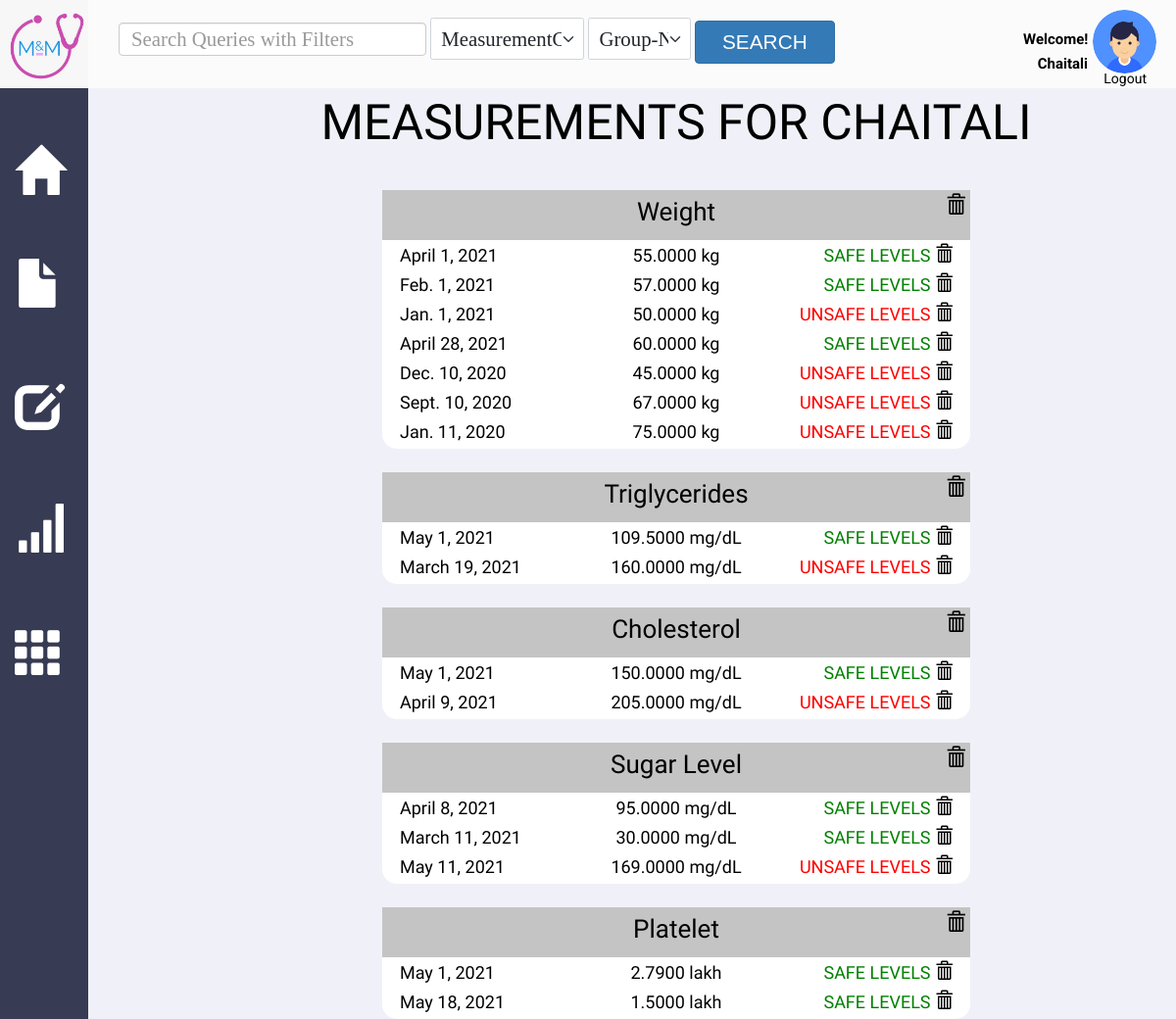
The page /measure/view/ (signed in) on the database its author committed.
### Measurement/models.py (models this page shows)
class Measurement(models.Model):
    date = models.DateTimeField()
    magnitude = models.DecimalField(max_digits=10, decimal_places=4)
    group = models.ForeignKey(MeasurementGroup, on_delete=models.CASCADE)

class MeasurementGroup(models.Model):
    user = models.ForeignKey(User, on_delete=models.CASCADE)
    name = models.CharField(max_length=100)
    unit = models.CharField(max_length=100)
    lower_bound = models.DecimalField(max_digits=10, decimal_places=4)
    upper_bound = models.DecimalField(max_digits=10, decimal_places=4)

### Measurement/views.py (the view)
# urls.py: path('view/', views.view_measurements, name="view_measurements"),
def view_measurements(request):
    user = request.user
    if user.is_authenticated:
        grps = MeasurementGroup.objects.filter(user=user)
        measurements = []
        for grp in grps:
            m = Measurement.objects.filter(group=grp)
            arr = []
            for i in m:
                arr.append(i)
            measurements.append(arr)
        return render(request, "view_measurements.html", {'measurements': measurements})
    return redirect('/login')

### Measurement/templates/view_measurements.html (shortened to what this page needs)
{% extends "base_page.html" %}
{% load static %}
{% block content %}
<div class = "v553_86">
    <div class = "v553_87">
        <div class="measure_for">
            Measurements for {{user}}
        </div>
        {% for grp in measurements %}
            <div class="gray_bar">
                {% for msr in grp|slice:":1" %}
            <div class="measure_name">
                {{msr.group.name}}
			    <a href="/measure/delete/group/{{ msr.group.pk }}/" style="text-decoration: none; color: inherit;" onclick="return confirmation()">
                    <span class="glyphicon glyphicon-trash" id="delete-icon"></span>
                </a>
            </div>
            {% endfor %}
            </div>
            <div class="records">
                {% for msr in grp %}
                <p>
                    <span class="date_recorded">
                        {{msr.date.date}}
                    </span>
                    <span class="magnitude">
                        {{msr.magnitude}} {{msr.group.unit}}
                    </span>
                    <span class="safe_unsafe">
                        {% if msr.magnitude < msr.group.lower_bound or msr.magnitude > msr.group.upper_bound %}
                        <span class="unsafe">UNSAFE LEVELS</h5>
                            {% else %}
                        <span class="safe">SAFE LEVELS</h5>
                            {% endif %}
                    </span>
			            <a href="/measure/delete/{{ msr.pk }}/" style="text-decoration: none; color: inherit;" onclick="return confirmation()">
                            <span class="glyphicon glyphicon-trash" class="delete-icon2"></span>
                        </a>
                </p>
                <br>
                {% endfor %}
            </div>
        {% endfor %}
    </div>
</div>
{% endblock %}

### UserProfile/templates/base_page.html (shortened to what this page needs)
{% load static %}
<!DOCTYPE html>
<html>
    <head>
        <link href="{% static 'css/base_page.css' %}" rel="stylesheet" />
        <link href="{% static 'css/medicines_main.css' %}" rel="stylesheet" />
        <link href="{% static 'css/show_med.css' %}" rel="stylesheet"/>
        <link href="{% static 'css/dashboard1.css' %}" rel="stylesheet" />
        <link href="{% static 'css/allergy_form.css' %}" rel="stylesheet" />
        <link href="{% static 'css/allergy_main.css' %}" rel="stylesheet"/>
        <link href="{% static 'css/report_view.css' %}" rel="stylesheet" />
        <link href="{% static 'css/report_form.css' %}" rel="stylesheet" />
        <link href="{% static 'css/record_view.css' %}" rel="stylesheet" />
        <link href="{% static 'css/record_form.css' %}" rel="stylesheet" />
        <link href="{% static 'css/measurement.css' %}" rel="stylesheet" />
        <link href="{% static 'css/measurement_group_form.css' %}" rel="stylesheet" />
        <link href="{% static 'css/medicine_form.css' %}" rel="stylesheet" />
        <link href="{% static 'css/chart.css' %}" rel="stylesheet" />
        <link href="{% static 'css/blog.css' %}" rel="stylesheet" />
        <link rel="stylesheet" href="https://maxcdn.bootstrapcdn.com/bootstrap/3.3.7/css/bootstrap.min.css">
        <link href="{% static 'css/add_files.css' %}" rel="stylesheet" />
        <link href="{% static 'css/view_record.css' %}" rel="stylesheet" />
        <link href="{% static 'css/view_allergy.css' %}" rel="stylesheet" />
        <link href="{% static 'css/view_report.css' %}" rel="stylesheet" />
        <link href="https://cdn.jsdelivr.net/npm/bootstrap@5.0.0/dist/css/bootstrap.min.css" rel="stylesheet">
        <link rel="stylesheet" href="https://maxcdn.bootstrapcdn.com/bootstrap/3.3.7/css/bootstrap.min.css">
        <link rel="stylesheet" href="https://maxcdn.bootstrapcdn.com/bootstrap/3.4.0/css/bootstrap.min.css">
        <link rel="stylesheet" href="https://maxcdn.bootstrapcdn.com/bootstrap/3.4.0/css/bootstrap.min.css">
    </head>
    <body>
        <div class="v414_65">
            <div class= "upper_bar">
            <div class="search_form">
            <nav class="navbar navbar-expand-lg navbar-light bg-transparent" >
              <div class="container-fluid">
                  <div class="collapse navbar-collapse" id="navbarSupportedContent">
                  <form action="{% url 'search' %}" method="GET">
                    <input type="text" class="form-control" style="max-width: 30%; font-family: Georgia; font-size: 2vh;" name="search-query" id="search-query" placeholder="Search Queries with Filters">
                    <select class="form-select form-select-lg mb-3" style="font-family: Georgia; font-size: 2vh; max-width: 15%; display: inline;" id="search-for" onchange="setAttributesForModel()" name="search-for">
                        <option value="MeasurementGroup">MeasurementGroup</option>
                    </select>
                    <select class="form-select form-select-lg mb-3" style="font-family: Georgia; font-size: 2vh; max-width: 10%; display: inline;" id="search-by" name="search-by" onchange="setPlaceholders()">
                        <option class="attributes MeasurementGroup" value="Group-Name">Group-Name</option>
                    </select>
                    <button class="btn btn-primary" type="submit" onclick="btnclicked()" style="font-family: Helvetica; font-size: 2vh; max-width: 142.5px; display: inline;">Search</button>
                  </form>
                </div>
              </div>
            </nav>
        </div>
            </div>
            <div class="v414_66"></div>
                <a class="glyphicon glyphicon-home" href="/dashboard" id= "icon0" title="Dashboard"> </a>
                <a class="glyphicon glyphicon-file" href="/record/add" id= "icon1" title="Add Record"> </a>
                <a class="glyphicon glyphicon-edit" href="/report/add" id="icon2" title="Add Report"></a>
                <a class="glyphicon glyphicon-signal" href="/measure/add-measurement/" id="icon3" title="Add Measurements"></a>
                <a class="glyphicon glyphicon-th" href="/medicine/" id="icon4" title="Your Medicines"></a>
            <div class="v414_71">
                {% block content %}
                {% endblock content%}
            </div>
            <a class="v414_73" href="/dashboard"></a>
            </div>
            <div class="v414_88">
            </div>
                            <span class="v414_90">Welcome!</span>
                {% if user.is_authenticated %}
                <span class="name"> <span class="v414_89">{{user}}</span></span>
                    <span class="v277_74">
                    <a class="" style = " font-weight: Medium ; color: black; font-family: "Roboto" ; font-size: 14px" href="/logout">Logout</a>
                    </span>
                {% else %}
                    <span class="v277_74">
                    <a class="" style = " font-weight: Medium ; color: black; font-family: "Roboto" ; font-size: 14px" href="/login">Login</a>
                    </span>
                {% endif %}
    </body>
</html>

### static/css/base_page.css (style rules this page uses)
* { box-sizing: border-box; }
body { font-size: 14px; background: rgba(255,255,255,1); }
.search_form { margin-left: 90px; margin-top: 12px; min-width: 750px; }
.upper_bar { background: rgb(251 251 251); width: 100%; height: 100px; position: absolute; }
.v414_65 { width: 100%; height: 100%; background: rgb(240,242,249); opacity: 1; position: absolute; top: 0px; left: 0px; overflow: hidden; }
.v414_66 { width: 90px; height: 100%; background: rgba(55,59,83,1); opacity: 1; position: absolute; top: 90px; left: 0px; overflow: hidden; }
.name { color: #fff; width: 100%; }
.v414_71 { width: 100%; height: 100%; background: #F0F2F9; opacity: 1; position: absolute; top: 90px; left: 90px; overflow: scroll; margin-bottom: 90px; margin-right: 90px; }
.v414_73 { width: 80px; height: 70px; background: url("../images/logo.png"); background-repeat: no-repeat; background-position: center center; background-size: cover; opacity: 1; position: absolute; top: 12px; left: 8px; overflow: hidden; }
.v414_88 { width: 65px; height: 65px; background: url("../images/avatar.jpg"); background-repeat: no-repeat; background-size: cover; opacity: 1; position: absolute; top: 10px; right: 20px; border-radius: 50%; }
.v414_89 { width: 100%; color: rgba(0,0,0,1); position: absolute; top: 55px; right: 90px; font-family: Roboto; font-weight: bold; font-size: 15px; opacity: 1; text-align: right; }
.v414_90 { width: 101px; color: rgba(0,0,0,1); position: absolute; top: 30px; right: 55px; font-family: Roboto; font-weight: bold; font-size: 15px; opacity: 1; }
.name { color: #fff; }
.v277_74 { width: 100%; color: rgba(0,0,0,1); position: absolute; top: 70px; right: 30px; font-family: Roboto; font-weight: Medium; font-size: 14px; opacity: 1; text-align: right; }
#icon0 { width: 50px; color: rgba(255,255,255,1); position: absolute; top: 150px; left: 15px; font-size: 50px; opacity: 1; text-align: center; }
#icon1 { width: 50px; color: rgba(255,255,255,1); position: absolute; top: 265px; left: 15px; font-size: 50px; opacity: 1; text-align: center; }
#icon2 { width: 50px; color: rgba(255,255,255,1); position: absolute; top: 390px; left: 15px; font-size: 50px; opacity: 1; text-align: center; }
#icon3 { width: 50px; color: rgba(255,255,255,1); position: absolute; top: 515px; left: 15px; font-size: 50px; opacity: 1; text-align: center; }
#icon4 { width: 50px; color: rgba(255,255,255,1); position: absolute; top: 640px; left: 15px; font-size: 50px; opacity: 1; text-align: center; }

### static/css/medicines_main.css (style rules this page uses)
* { box-sizing: border-box; }
body { font-size: 14px; }

### static/css/show_med.css (style rules this page uses)
* { box-sizing: border-box; }
body { font-size: 14px; }
.v553_86 { width: 100%; height: 100%; background: #F0F2F9; opacity: 1; position: absolute; top: 0px; left: 0px; overflow: hidden; }
.v553_87 { width: 100%; height: 100%; background: rgba(240,241,248,1); opacity: ; position: absolute; top: -90px; left: 0px; overflow-y:scroll; overflow-x: hidden; }

### static/css/dashboard1.css (style rules this page uses)
* { box-sizing: border-box; }
body { font-size: 14px; }

### static/css/allergy_form.css (style rules this page uses)
* { box-sizing: border-box; }
body { font-size: 14px; }

### static/css/allergy_main.css (style rules this page uses)
* { box-sizing: border-box; }
body { font-size: 14px; }

### static/css/report_view.css (style rules this page uses)
* { box-sizing: border-box; }
body { font-size: 14px; background: #F0F2F9; }

### static/css/report_form.css (style rules this page uses)
* { box-sizing: border-box; }
body { font-size: 14px; }

### static/css/record_view.css (style rules this page uses)
* { box-sizing: border-box; }
body { font-size: 14px; }
#delete-icon { position: absolute; right: 5px; font-size: 20px; opacity: 1; text-align: center; }

### static/css/record_form.css (style rules this page uses)
* { box-sizing: border-box; }
body { font-size: 14px; }

### static/css/measurement_group_form.css (style rules this page uses)
* { box-sizing: border-box; }
body { font-size: 14px; }

### static/css/medicine_form.css (style rules this page uses)
* { box-sizing: border-box; }
body { font-size: 14px; }

### static/css/blog.css (style rules this page uses)
*, *::before, *::after { box-sizing: border-box; }
html { background-color: #ecf9ff; }
body { color: #272727; font-family: 'Quicksand', serif; font-style: normal; font-weight: 400; letter-spacing: 0; padding: 2rem; }
.btn { color: #ffffff; padding: 0.8rem; font-size: 14px; text-transform: uppercase; border-radius: 4px; font-weight: 400; display: block; width: 100%; cursor: pointer; border: 1px solid rgba(255, 255, 255, 0.2); background: transparent; }

### static/css/add_files.css (style rules this page uses)
* { box-sizing: border-box; }
body { font-size: 14px; }

### static/css/view_record.css (style rules this page uses)
* { box-sizing: border-box; }
body { font-size: 14px; }

### static/css/view_allergy.css (style rules this page uses)
* { box-sizing: border-box; }
body { font-size: 14px; }

### static/css/view_report.css (style rules this page uses)
* { box-sizing: border-box; }
body { font-size: 14px; }

### rows shown on the page
Measurement: group.name "Weight", date "April 1, 2021", magnitude "55.0000", group.unit "kg", shows "SAFE LEVELS"
Measurement: date "Feb. 1, 2021", magnitude "57.0000", group.unit "kg", shows "SAFE LEVELS"
Measurement: date "Jan. 1, 2021", magnitude "50.0000", group.unit "kg", shows "UNSAFE LEVELS"
Measurement: date "April 28, 2021", magnitude "60.0000", group.unit "kg", shows "SAFE LEVELS"
Measurement: date "Dec. 10, 2020", magnitude "45.0000", group.unit "kg", shows "UNSAFE LEVELS"
Measurement: date "Sept. 10, 2020", magnitude "67.0000", group.unit "kg", shows "UNSAFE LEVELS"
Measurement: date "Jan. 11, 2020", magnitude "75.0000", group.unit "kg", shows "UNSAFE LEVELS"
Measurement: group.name "Triglycerides", date "May 1, 2021", magnitude "109.5000", group.unit "mg/dL", shows "SAFE LEVELS"
Measurement: date "March 19, 2021", magnitude "160.0000", group.unit "mg/dL", shows "UNSAFE LEVELS"
Measurement: group.name "Cholesterol", date "May 1, 2021", magnitude "150.0000", group.unit "mg/dL", shows "SAFE LEVELS"
Measurement: date "April 9, 2021", magnitude "205.0000", group.unit "mg/dL", shows "UNSAFE LEVELS"
Measurement: group.name "Sugar Level", date "April 8, 2021", magnitude "95.0000", group.unit "mg/dL", shows "SAFE LEVELS"
Measurement: date "March 11, 2021", magnitude "30.0000", group.unit "mg/dL", shows "SAFE LEVELS"
Measurement: date "May 11, 2021", magnitude "169.0000", group.unit "mg/dL", shows "UNSAFE LEVELS"
Measurement: group.name "Platelet", date "May 1, 2021", magnitude "2.7900", group.unit "lakh", shows "SAFE LEVELS"
Measurement: date "May 18, 2021", magnitude "1.5000", group.unit "lakh", shows "SAFE LEVELS"

### other values the page prints
{{ user }} "CHAITALI"
{{ user }} "Chaitali"
